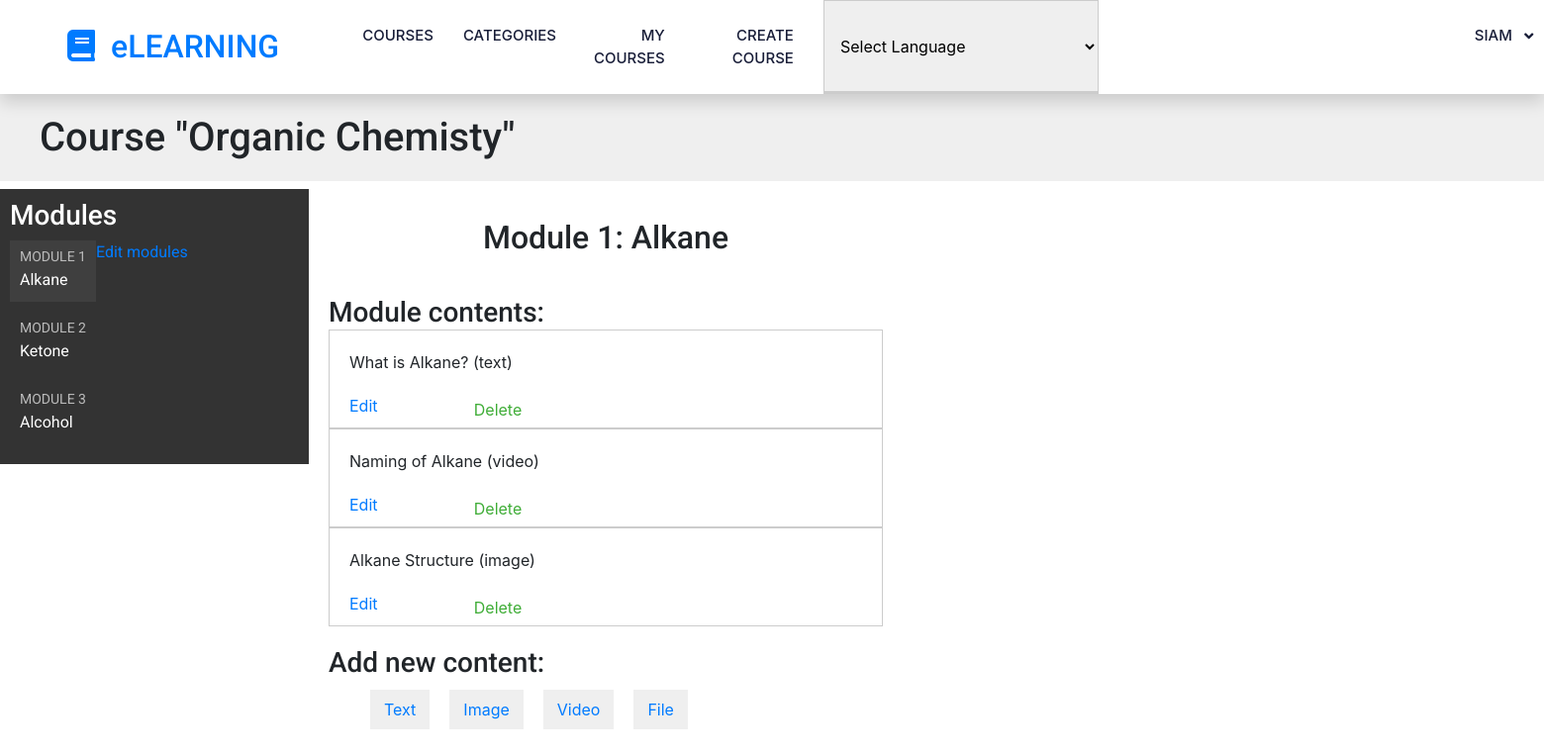
Screenshot of /course/module/2/ (signed in) with the database file from the repository.
### courses/models.py (models this page shows, shortened)
class Course(models.Model):
    owner = models.ForeignKey(User,
                    related_name='courses_created',
                    on_delete=models.CASCADE)
    subject = models.ForeignKey(Subject, related_name='courses',
                        on_delete=models.CASCADE)
    title = models.CharField(max_length=200)
    slug = models.SlugField(max_length=200, unique=True)
    overview = models.TextField()
    created = models.DateTimeField(auto_now_add=True)
    students = models.ManyToManyField(User,
                                      related_name='courses_joined',
                                      blank=True)
    class Meta:
        ordering = ['-created']

class Module(models.Model):
    course = models.ForeignKey(Course,
                        related_name='modules',
                        on_delete=models.CASCADE)
    title = models.CharField(max_length=200)
    description = models.TextField(blank=True)
    order = OrderField(blank=True, for_fields=['course'])
    class Meta:
        ordering = ['order'] #default ordering

class Content(models.Model):
    module = models.ForeignKey(Module,
                               related_name='contents',
                               on_delete=models.CASCADE)
    content_type = models.ForeignKey(ContentType,
                                     limit_choices_to={'model__in':('text',
                                                                    'video',
                                                                    'image',
                                                                    'file')},
                                     on_delete=models.CASCADE)
    object_id = models.PositiveIntegerField()
    item = GenericForeignKey('content_type', 'object_id')
    order = OrderField(blank=True, for_fields=['module'])
    class Meta:
            ordering = ['order']

class ItemBase(models.Model):
    owner = models.ForeignKey(User,
                              related_name='%(class)s_related',
                              on_delete=models.CASCADE)
    title = models.CharField(max_length=250)
    created = models.DateTimeField(auto_now_add=True)
    updated = models.DateTimeField(auto_now=True)
    class Meta:
         abstract =True
    def __str__(self):
        return self.title

class Text(ItemBase):
    content = models.TextField()

class Video(ItemBase):
    url = models.URLField()

class Image(ItemBase):
    file = models.FileField(upload_to='images')

### courses/views.py (the view)
class ModuleContentListView(TemplateResponseMixin, View):
    template_name = 'courses/manage/module/content_list.html'
    def get(self, request, module_id):
        module = get_object_or_404(Module,
                                   id=module_id,
                                   course__owner=request.user)
        return self.render_to_response({'module': module})

### courses/templatetags/course.py (called while the page is built)
@register.filter
def model_name(obj):
    try:
        return obj._meta.model_name
    except AttributeError:
        return None

@register.filter(name='has_group')
def has_group(user, group_name):
    group = Group.objects.get(name=group_name)
    return True if group in user.groups.all() else False

### templates/courses/manage/module/content_list.html (shortened to what this page needs)
{% extends "base.html" %}
{% load course %}
{% block content %}
  {% with course=module.course %}
    <h1>Course "{{ course.title }}"</h1>
    <div class="contents">
      <h3>Modules</h3>
      <ul id="modules">
        {% for m in course.modules.all %}
          <li data-id="{{ m.id }}" {% if m == module %}class="selected"{% endif %}>
            <a href="{% url "module_content_list" m.id %}">
              <span>
                Module <span class="order">{{ m.order|add:1 }}</span>
              </span>
              <br>
              {{ m.title }}
            </a>
          </li>
        {% empty %}
          <li>No modules yet.</li>
        {% endfor %}
      </ul>
      <p><a href="{% url "course_module_update" course.id %}">Edit modules</a></p>
    </div>
    <div class="module">
      <h2>Module {{ module.order|add:1 }}: {{ module.title }}</h2>
      <h3>Module contents:</h3>
      <div id="module-contents">
        {% for content in module.contents.all %}
          <div data-id="{{ content.id }}">
            {% with item=content.item %}
              <p>{{ item }} ({{ item|model_name }})</p>
              <a href="{% url "module_content_update" module.id item|model_name item.id %}">Edit</a>
              <form action="{% url "module_content_delete" content.id %}" method="post">
                <input type="submit" value="Delete">
              </form>
            {% endwith %}
          </div>
        {% empty %}
          <p>This module has no contents yet.</p>
        {% endfor %}
      </div>
      <h3>Add new content:</h3>
      <ul class="content-types">
        <li><a href="{% url "module_content_create" module.id "text" %}">Text</a></li>
        <li><a href="{% url "module_content_create" module.id "image" %}">Image</a></li>
        <li><a href="{% url "module_content_create" module.id "video" %}">Video</a></li>
        <li><a href="{% url "module_content_create" module.id "file" %}">File</a></li>
      </ul>
    </div>
  {% endwith %}
{% endblock %}

### templates/base/navbar.html (shortened to what this page needs)
{% load course %}
{% url 'course_list' as course_list %}
{% url 'home' as home_url %}
{% url 'sub_list' as subject_url %}
{% url 'manage_course_list' as mine %}
{% url 'student_course_list' as std %}
{% url 'course_create' as create_url %}
{% load static %}
<link rel="stylesheet" href="{% static 'css/style.css' %}">
<nav class="navbar navbar-expand-lg bg-white navbar-light shadow sticky-top p-0">
  <a href="{% url 'home' %}" class="navbar-brand d-flex align-items-center px-4 px-lg-5">
      <h2 class="m-0 text-primary"><i class="fa fa-book me-3"></i>eLEARNING</h2>
  </a>
  <div class="collapse navbar-collapse" style="text-align: right;" id="navbarCollapse">
      <div class="navbar-nav ms-auto p-4 p-lg-0">
        <ul class="navbar-nav mr-auto">
          <li class="nav-item {% if request.path == course_list %}active{% endif %}">
            <a class="nav-link" href="{{ course_list }}" style="text-align: right;">Courses <span class="sr-only">(current)</span></a>
          </li>
          <li class="nav-item {% if request.path == subject_url %}active{% endif %}">
            <a class="nav-link" href="{{ subject_url }}">Categories</a>
          </li>
        </ul>
        <div class="collapse navbar-collapse" id="navbarCollapse">
          {% if user.is_authenticated %}
            <ul class="navbar-nav ml-auto">
             {% if request.user|has_group:"Instructors" %}
              <li class="nav-item {% if request.path == mine %}active{% endif %}">
                <a class="nav-link" href="{{mine}}">My Courses</a>
              </li>
              <li class="nav-item {% if request.path == create_url %}active{% endif %}">
                <a class="nav-link" href="{{create_url}}">Create Course</a>
              </li>
              {% else %}
              <li class="nav-item {% if request.path == std %}active{% endif %}">
                <a class="nav-link" href="{{std}}">Enrolled Courses</a>
              </li>
              {% endif %}
     <select onchange="doGTranslate(this);"><option value="">Select Language</option></select>
                <li class="nav-item" style="margin-left: 380px;">
                  <a class="nav-link dropdown-toggle" href="#" id="userMenu"
                    data-toggle="dropdown" aria-haspopup="true"
                    aria-expanded="false">
                    {{ user.username }}
                  </a>
                </li>
              </ul>
            {% endif %}
          </div>
       </div>
          </div>
</nav>

### static/css/slider.css (style rules this page uses)
h2 { text-align:center; padding: 20px; }

### static/css/base.css (style rules this page uses)
body { margin:0; font-family:'Roboto', sans-serif; font-weight:400; color:#333; }
a { color:#3fad37; text-decoration:none; }
ul { float:left; }
h1, h2, h3, h4, h5, h6 { font-family:'Roboto', sans-serif; font-weight:300; }
h1 { background:#efefef; width:100%; overflow:auto; padding:20px 0 20px 40px; margin:0; }
.module { padding:10px 20px; float:left; width:600px; }
.module h3 { margin:20px 0 0; padding:0; width:100%; }
.module p { margin:10px 0 20px; width:100%; float:left; }
.contents { width:20%; padding:10px; float:left; background:#333; color: #fff; font-family:'Roboto', sans-serif; }
.contents ul { list-style:none; margin:0; padding:0; }
.contents ul li { margin:0 0 10px 0; padding:4px 10px 10px; overflow:auto; }
.contents ul li.selected { background:#3f3f3f; }
.contents ul span { text-transform:uppercase; color:#bbb; font-size:14px; }
.contents ul a { display:block; color:#fff; text-decoration:none; }
ul.content-types li { list-style:none; float:left; margin:10px; background:#efefef; padding:8px 14px; }
input, select, textarea { border:1px solid #ccc; border-bottom:3px solid #ccc; padding:8px 12px; font-size:16px; font-family:'Roboto', sans-serif; float:left; clear:both; width:300px; }
select { width:324px; }
input[type=submit], a.button { border-radius:5px; background:#4dcc43; color:#fff; font-size:16px; text-transform:uppercase; border:none; padding:10px 20px; margin:20px 0; }
#module-contents div { padding:10px 20px; border:1px solid #ccc; background:#fff }
#module-contents form { margin:0; padding:0; }
#module-contents input[type=submit] { color:#3fad37; background:none; margin:-20px 0 0; padding:0; float:left; text-transform:none; }

### static/css/style.css (style rules this page uses)
:root { --primary: #06BBCC; --light: #F0FBFC; --dark: #181d38; }
.navbar .dropdown-toggle::after { border: none; content: "\f107"; font-family: "Font Awesome 5 Free"; font-weight: 900; vertical-align: middle; margin-left: 8px; }
.navbar-light .navbar-nav .nav-link { margin-right: 30px; padding: 25px 0; color: #FFFFFF; font-size: 15px; text-transform: uppercase; outline: none; }
.navbar-light .navbar-brand, .navbar-light a.btn { height: 75px; }
.navbar-light .navbar-nav .nav-link { color: var(--dark); font-weight: 500; }
.navbar-light.sticky-top { top: -100px; transition: .5s; }

### templates/base/navbar.html (style rules this page uses)
body { top:0 !important; }

### rows the page displays
Course: title "Organic Chemisty"
Module: order|add "1", title "Alkane"
Module: order|add "2", title "Ketone"
Module: order|add "3", title "Alcohol"
Content: item "What is Alkane?", item|model_name "text"
Content: item "Naming of Alkane", item|model_name "video"
Content: item "Alkane Structure", item|model_name "image"

### other values shown
{{ user.username }} "SIAM"
